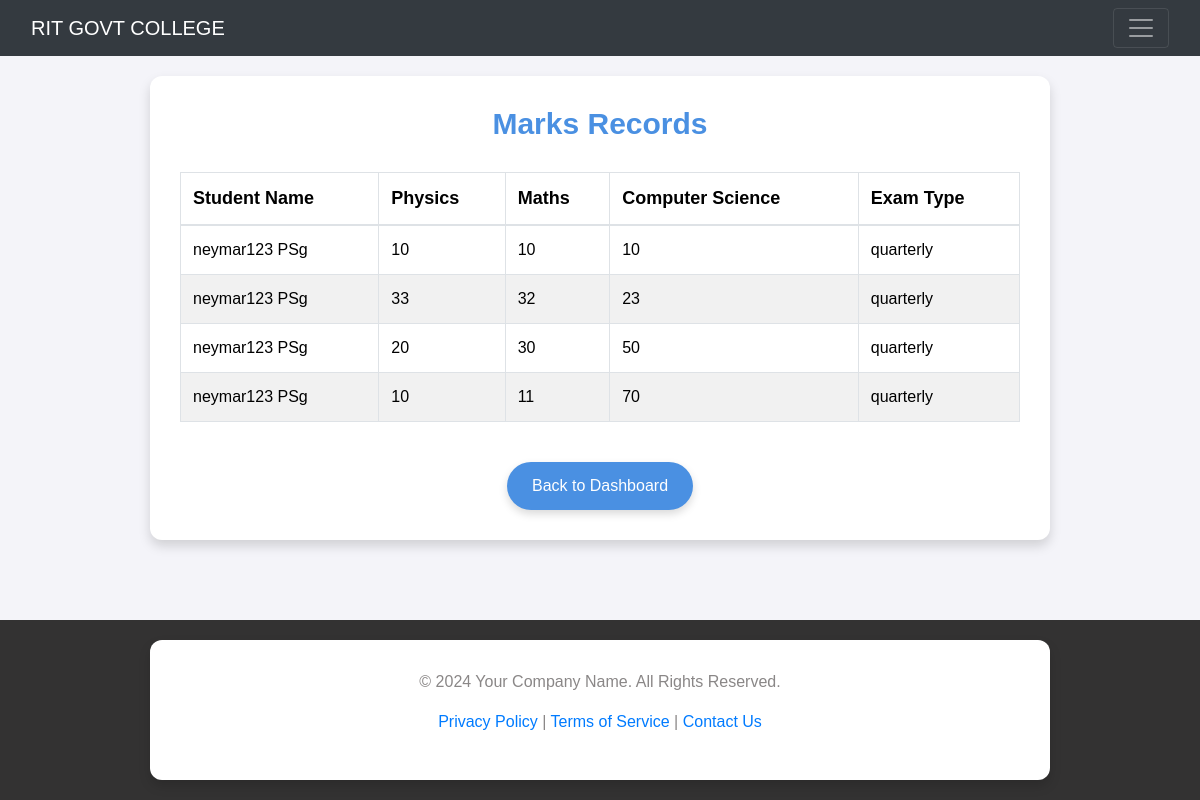
The page /view_marks/ (signed in) on the database as committed earlier.
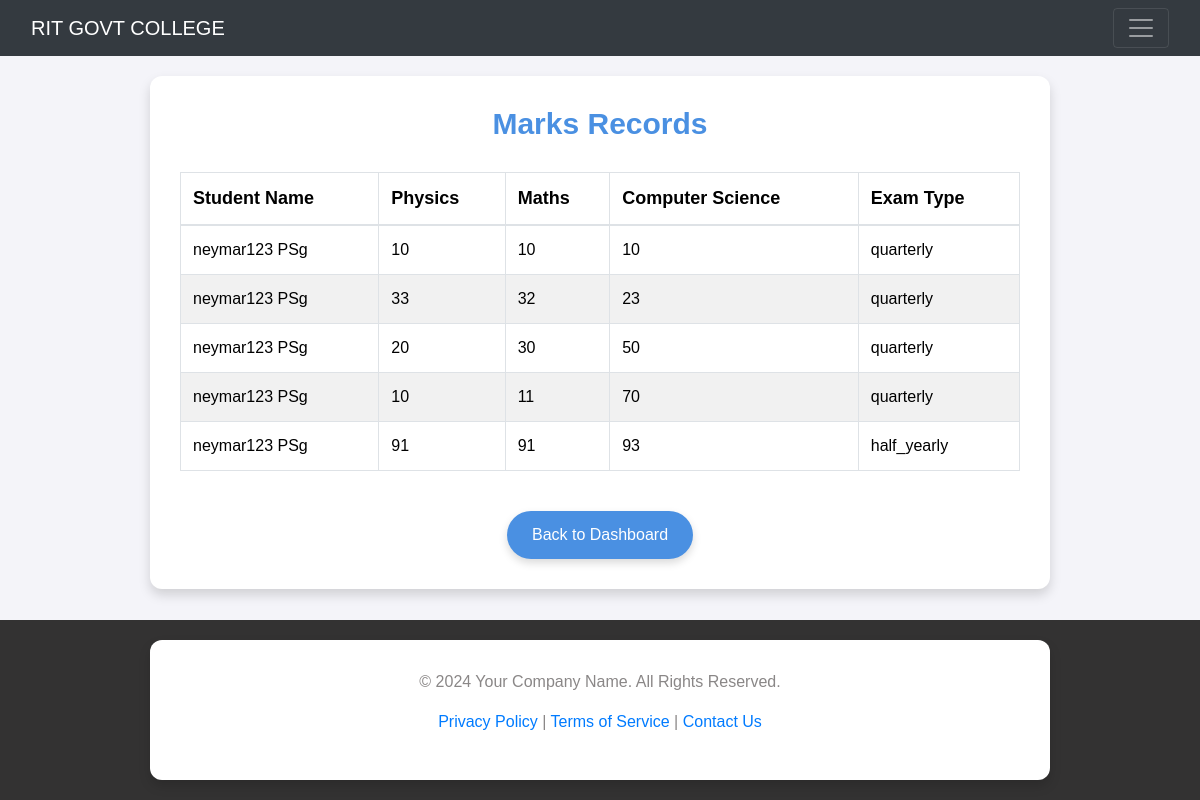
The same page on the database as committed later.
### app1/models.py (models this page shows, shortened)
class marks(models.Model):
    student = models.ForeignKey(studentdetails, on_delete=models.CASCADE)
    physics=models.IntegerField()
    maths=models.IntegerField()
    computer_science=models.IntegerField()
    lecturer=models.ForeignKey(staff,on_delete=models.CASCADE,null=True,blank=True)
    exam_type=models.CharField(max_length=30,default='quarterly')

class studentdetails(models.Model):
    first_name=models.CharField(max_length=20)
    last_name=models.CharField(max_length=20)
    email=models.CharField(max_length=20)
    phone=models.CharField(max_length=20)
    dob=models.DateField(max_length=30)
    gender=models.CharField(max_length=30)
    course=models.CharField(max_length=30)
    address=models.CharField(max_length=30)
    image=models.ImageField(upload_to='student_user')
    password=models.CharField(max_length=20)

### app1/views.py (the view)
# urls.py: path('view_marks/',views.view_marks,name='view_marks'),
def view_marks(request):
    mark=marks.objects.none()
    if 'sid' in request.session:  # Example condition: student logged in
        student_id = request.session['sid']
        mark = marks.objects.filter(student_id=student_id)
    else:
        mark=marks.objects.all()
    return render(request,'view_marks.html',{'mark':mark})

### templates/view_marks.html (shortened to what this page needs)
{% extends 'base.html' %}
{% block content %}
{% load static %}
<link rel="stylesheet" href="https://maxcdn.bootstrapcdn.com/bootstrap/4.5.2/css/bootstrap.min.css">
<body>
    <div class="container">
        <h2>Marks Records</h2>
        <div class="table-container">
            <table class="table table-hover table-bordered">
                <thead>
                    <tr>
                        <th>Student Name</th>
                        <th>Physics</th>
                        <th>Maths</th>
                        <th>Computer Science</th>
                        <th>Exam Type</th>
                    </tr>
                </thead>
                <tbody>
                    {% for record in mark %}
                    <tr>
                        <td>{{ record.student.first_name }} {{ record.student.last_name }}</td>
                        <td>{{ record.physics }}</td>
                        <td>{{ record.maths }}</td>
                        <td>{{ record.computer_science }}</td>
                        <td>{{ record.exam_type }}</td>
                    </tr>
                    {% endfor %}
                </tbody>
            </table>
        </div>
        <div class="text-center mt-4">
            <a href="{% url 'lecturedashboard' %}" class="btn-custom">Back to Dashboard</a>
        </div>
    </div>
</body>
{% endblock %}

Rows that differ between the two databases and show on the page:
added marks: student.first_name "neymar123", student.last_name "PSg", physics "91", maths "91", computer_science "93", exam_type "half_yearly"
